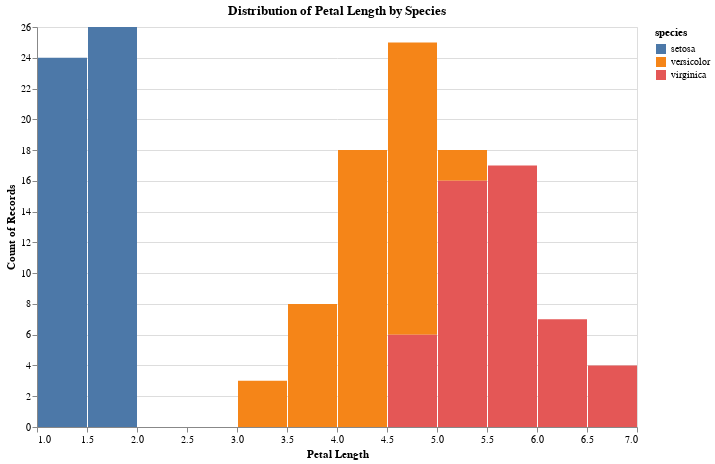

Here is the notebook cell this chart was saved with:
### Code cell
hist = (pn.Story(df, width=600).mark_bar().encode(
    alt.X('petal_length', bin=alt.Bin(maxbins=20), title='Petal Length'),
    y='count()',
    color='species'
).properties(
    title='Distribution of Petal Length by Species'
))

hist.show()

### Figure 1 — Vega-Lite specification as saved in the notebook (floating-point values rounded to 4 significant figures; data arrays with more than 128 entries replaced by an {"elided": "..."} marker saying what was removed)
{"config": {"view": {"continuousWidth": 300, "continuousHeight": 300}}, "data": {"name": "data-3a191f69da972c40738d695fb9f41d2b"}, "mark": {"type": "bar"}, "encoding": {"color": {"field": "species", "type": "nominal"}, "x": {"bin": {"maxbins": 20}, "field": "petal_length", "title": "Petal Length", "type": "quantitative"}, "y": {"aggregate": "count", "type": "quantitative"}}, "height": 400, "title": "Distribution of Petal Length by Species", "width": 600, "$schema": "https://vega.github.io/schema/vega-lite/v5.20.1.json", "datasets": {"data-3a191f69da972c40738d695fb9f41d2b": {"elided": "150 records"}}}
